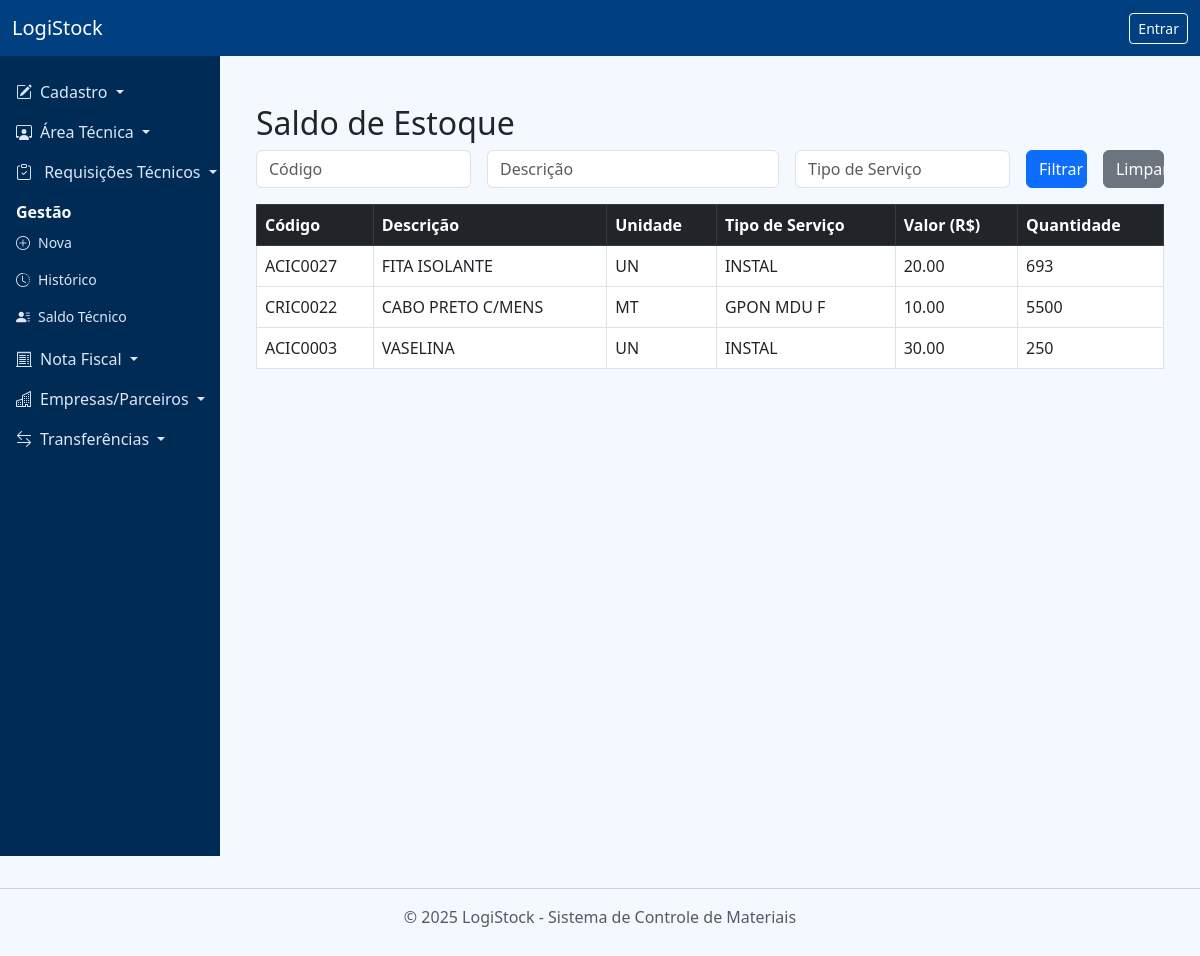
The page /estoque/saldo on the database its author committed.
### app/models.py (models this page shows)
class Estoque(db.Model):
    __tablename__ = 'estoque'
    id = db.Column(db.Integer, primary_key=True)
    item_id = db.Column(db.Integer, db.ForeignKey('itens.id'), nullable=False)
    quantidade = db.Column(db.Integer, default=0)
    quantidade_minima = db.Column(db.Integer, default=0)
    item = db.relationship('Item', backref='estoques')

class Item(db.Model):
    __tablename__ = 'itens'
    id = db.Column(db.Integer, primary_key=True)
    codigo = db.Column(db.String(50), unique=True, nullable=False)
    descricao = db.Column(db.String(200), nullable=False)
    unidade = db.Column(db.String(20), nullable=False)
    tipo_servico_id = db.Column(db.Integer, db.ForeignKey('tipos_servico.id'))
    valor = db.Column(db.Float, nullable=False)
    observacoes = db.Column(db.Text)

class TipoServico(db.Model):
    __tablename__ = 'tipos_servico'
    id = db.Column(db.Integer, primary_key=True)
    nome = db.Column(db.String(100), unique=True, nullable=False)
    empresa = db.Column(db.String(100))
    itens = db.relationship('Item', backref='tipo_servico_rel', lazy=True)

### app/routes/estoque.py (the view)
@bp.route('/saldo', methods=['GET'])
def saldo_estoque():
    codigo = request.args.get('codigo', '').strip()
    descricao = request.args.get('descricao', '').strip()
    tipo_servico = request.args.get('tipo_servico', '').strip()
    query = db.session.query(Estoque, Item, TipoServico)\
        .select_from(Estoque)\
        .join(Item, Estoque.item_id == Item.id)\
        .join(TipoServico, Item.tipo_servico_id == TipoServico.id)
    if codigo:
        query = query.filter(Item.codigo.ilike(f'%{codigo}%'))
    if descricao:
        query = query.filter(Item.descricao.ilike(f'%{descricao}%'))
    if tipo_servico:
        query = query.filter(TipoServico.nome.ilike(f'%{tipo_servico}%'))
    resultados = query.all()
    return render_template(
        'estoque/saldo.html',
        resultados=resultados,
        codigo=codigo,
        descricao=descricao,
        tipo_servico=tipo_servico
    )

### app/templates/estoque/saldo.html (shortened to what this page needs)
{% extends 'base.html' %}
{% block content %}
<div class="container mt-4">
  <h2>Saldo de Estoque</h2>
  <form
    method="GET"
    action="{{ url_for('estoque.saldo_estoque') }}"
    class="row g-3 mb-3"
  >
    <div class="col-md-3">
      <input
        type="text"
        class="form-control"
        name="codigo"
        placeholder="Código"
        value="{{ codigo }}"
      />
    </div>
    <div class="col-md-4">
      <input
        type="text"
        class="form-control"
        name="descricao"
        placeholder="Descrição"
        value="{{ descricao }}"
      />
    </div>
    <div class="col-md-3">
      <input
        type="text"
        class="form-control"
        name="tipo_servico"
        placeholder="Tipo de Serviço"
        value="{{ tipo_servico }}"
      />
    </div>
    <div class="col-md-1">
      <button type="submit" class="btn btn-primary w-100">Filtrar</button>
    </div>
    <div class="col-md-1">
      <a
        href="{{ url_for('estoque.saldo_estoque') }}"
        class="btn btn-secondary w-100"
        >Limpar</a
      >
    </div>
  </form>
  <table class="table table-bordered table-hover">
    <thead class="table-dark">
      <tr>
        <th>Código</th>
        <th>Descrição</th>
        <th>Unidade</th>
        <th>Tipo de Serviço</th>
        <th>Valor (R$)</th>
        <th>Quantidade</th>
      </tr>
    </thead>
    <tbody>
      {% if resultados %}
        {% for estoque, item, tipo_servico in resultados %}
        <tr>
          <td>{{ item.codigo }}</td>
          <td>{{ item.descricao }}</td>
          <td>{{ item.unidade }}</td>
          <td>{{ tipo_servico.nome }}</td>
          <td>{{ "%.2f"|format(item.valor) }}</td>
          <td>{{ estoque.quantidade }}</td>
        </tr>
        {% endfor %}
      {% else %}
        <tr>
          <td colspan="6" class="text-center">Nenhum registro encontrado.</td>
        </tr>
      {% endif %}
    </tbody>
  </table>
</div>
{% endblock %}

### app/static/css/custom.css (style rules this page uses)
body { background-color: #f4f9ff; font-family: 'Segoe UI', sans-serif; }

### app/templates/base.html (style rules this page uses)
body { display: flex; min-height: 100vh; flex-direction: column; margin: 0; }

### rows shown on the page
Estoque: codigo "ACIC0027", descricao "FITA ISOLANTE", unidade "UN", nome "INSTAL", quantidade "693"
Item: valor "20.00"
Estoque: codigo "CRIC0022", descricao "CABO PRETO C/MENS", unidade "MT", nome "GPON MDU F", quantidade "5500"
Item: valor "10.00"
Estoque: codigo "ACIC0003", descricao "VASELINA", unidade "UN", nome "INSTAL", quantidade "250"
Item: valor "30.00"
